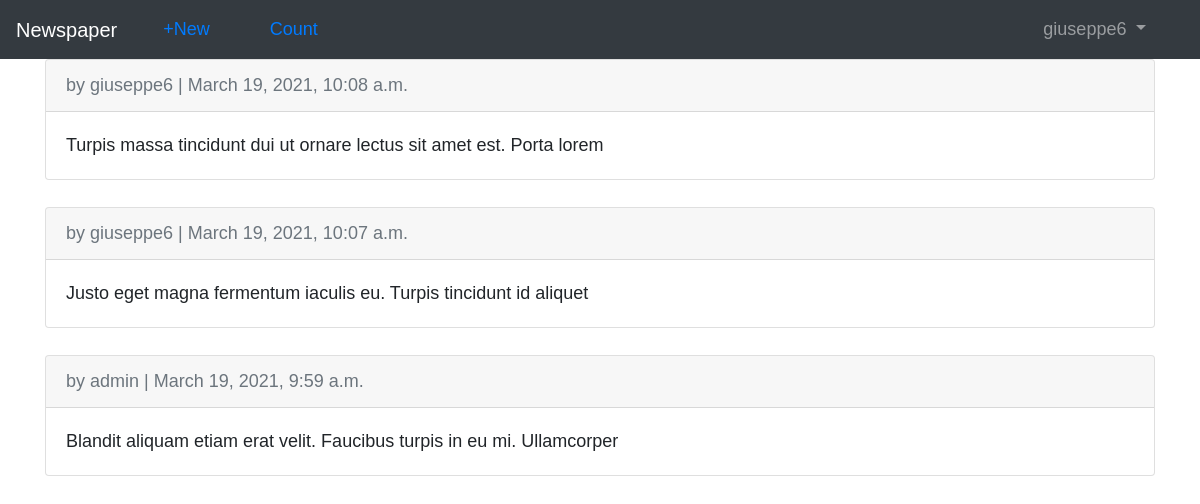
/articles/ (signed in), run on the app's committed database.
### articles/models.py (models this page shows, shortened)
class Article(models.Model):
    body = models.TextField()
    date = models.DateTimeField(auto_now_add=True)
    author = models.ForeignKey(User,
        on_delete=models.CASCADE,related_name='articles'
    )
    hash = models.CharField(max_length=66, default=None, null=True)
    txId = models.CharField(max_length=66, default=None, null=True)
    class Meta:
        get_latest_by = "id"

### articles/views.py (the view)
# urls.py: path('', ArticleListView.as_view(), name='article_list'),
class ArticleListView(LoginRequiredMixin, ListView):
    model = Article
    template_name = 'article_list.html'
    queryset = Article.objects.order_by('-date')

### templates/article_list.html (shortened to what this page needs)
{% extends 'base.html' %}
{% block content %}
  {% for article in object_list %}
    <div class="card">
      <div class="card-header">
        <span class="text-muted">by {{ article.author }} | {{ article.date }}</span>
      </div>
      <div class="card-body">
        {{ article.body }}
      </div>
    </div>
    <br />
  {% endfor %}
{% endblock content %}

### templates/base.html (shortened to what this page needs)
{% load static  %}
<!DOCTYPE html>
<html>
<head>
  <link rel="stylesheet" href="https://stackpath.bootstrapcdn.com/bootstrap/4.5.0/css/bootstrap.min.css">
<link rel="stylesheet" href="{% static 'css/base.css' %}">
</head>
<body>
  <nav class="navbar navbar-expand-lg navbar-dark bg-dark">
    <a class="navbar-brand" href="{% url 'home' %}">Newspaper</a>
    {% if user.is_authenticated %}
      <ul class="navbar-nav mr-auto">
        <li class="nav-item"><a href="{% url 'article_new' %}">+New</a></li>
      </ul>
        <ul class="navbar-nav mr-auto">
        <li class="nav-item"><a href="{% url 'numpost' %}">Count</a></li>
      </ul>
    {% endif %}
    <div class="collapse navbar-collapse" id="navbarSupportedContent">
      {% if user.is_authenticated %}
        <ul class="navbar-nav ml-auto">
          <li class="nav-item">
            <a class="nav-link dropdown-toggle" href="#" id="navbarDropdown" role="button" data-toggle="dropdown" aria-haspopup="true" aria-expanded="false">
              {{ user.username }}
            </a>
          </li>
        </ul>
      {% endif %}
    </div>
  </nav>
  <main>
    <div class="container">
      {% block content %}
      {% endblock content %}
    </div>
  </main>
</body>
</html>

### static/css/base.css (style rules this page uses)
body { font-family: 'Source Sans Pro', sans-serif; font-size: 18px; }
.navbar-nav > li { padding-left:30px; padding-right:30px; }

### data on the page
Article: author "giuseppe6", date "March 19, 2021, 10:08 a.m.", body "Turpis massa tincidunt dui ut ornare lectus sit amet est. Porta lorem"
Article: author "giuseppe6", date "March 19, 2021, 10:07 a.m.", body "Justo eget magna fermentum iaculis eu. Turpis tincidunt id aliquet"
Article: author "admin", date "March 19, 2021, 9:59 a.m.", body "Blandit aliquam etiam erat velit. Faucibus turpis in eu mi. Ullamcorper"

### other printed values
{{ user.username }} "giuseppe6"
